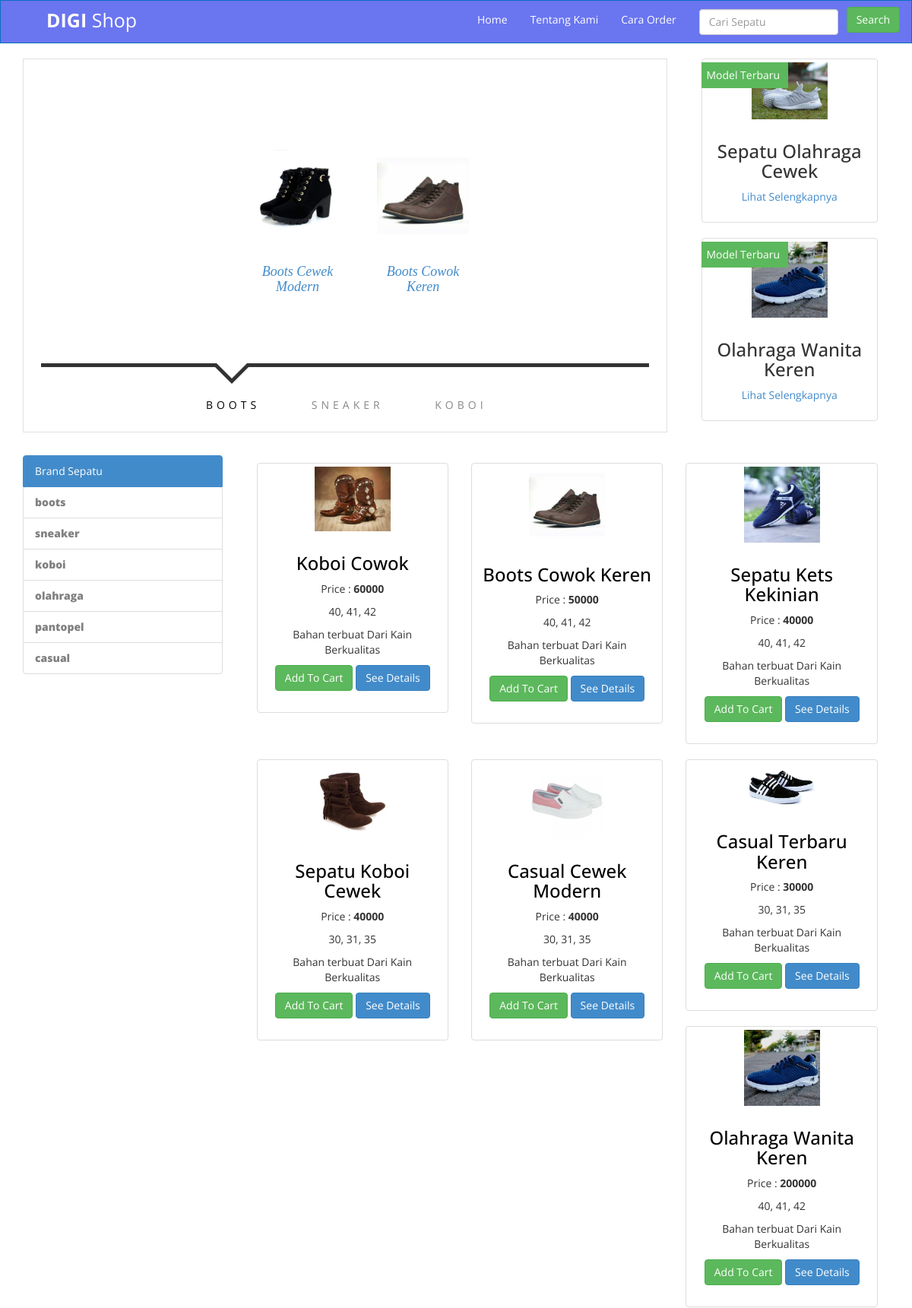
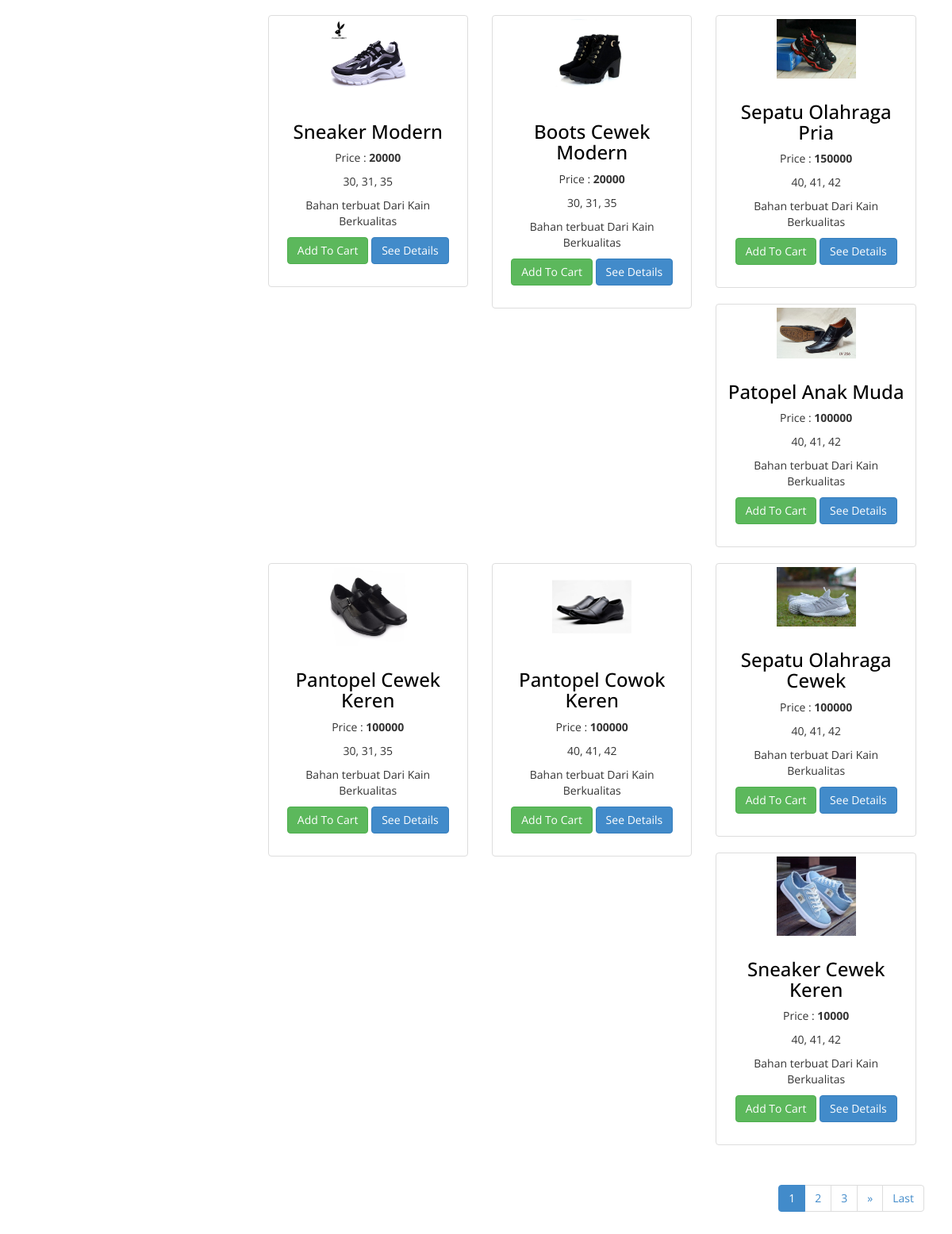
Screenshot of /index.php/welcome/gethargatinggi (upper part) with the database file from the repository (2 pictures, top to bottom).
### tables this page shows
CREATE TABLE `tbl_header` (
  `kd_menu` int(11) NOT NULL,
  `nm_menu` varchar(100) NOT NULL,
  `link` text NOT NULL
);

CREATE TABLE `tbl_brg` (
  `kd_brg` int(11) NOT NULL,
  `img_brg` varchar(50) NOT NULL,
  `nm_brg` varchar(100) NOT NULL,
  `hrg_brg` varchar(11) NOT NULL,
  `ukuran` varchar(50) NOT NULL,
  `deskripsi` text NOT NULL,
  `tgl_upload` date NOT NULL,
  `jb` int(11) NOT NULL
);

CREATE TABLE `tbl_jenisbrg` (
  `kd_jb` int(11) NOT NULL,
  `jenis_brg` varchar(100) NOT NULL
);

### application/controllers/Welcome.php (called while the page is built, shortened)
<?php
class Welcome extends CI_Controller {
	public function __construct()
	{
			$this->load->model('BarangModel');
			$this->load->model('JbModel');
			$this->load->model('UserModel');
			$this->load->model('TampilModel');
			$this->load->library('pagination');
	}
	private function temp()
	{
		if ($this->input->post('submit')) {
			$data['keyword'] = $this->input->post('keyword');
			$this->session->set_user('keyword', $data['keyword']);
		}else{
			$data['keyword'] = $this->session->userdata('keyword');
		}
		$config['per_page'] = 3;
		$data['header'] = $this->TampilModel->header();
		$data['jb'] = $this->TampilModel->jb();
		$data['marketplace'] = $this->TampilModel->marketplace();
		$data['kontak'] = $this->TampilModel->kontak();
		$data['footer'] = $this->TampilModel->footer();
		$data['sosmed'] = $this->TampilModel->sosmed();
		$data['slide_title'] = $this->TampilModel->slide_title();
		$data['slide1'] = $this->TampilModel->slide1();
		$data['slide2'] = $this->TampilModel->slide2();
		$data['slide3'] = $this->TampilModel->slide3();
		$data['produk_baru'] = $this->TampilModel->produk_baru();
		$data['countBrg'] = $this->TampilModel->countBrg();
		$data['hrg_rendah'] = $this->TampilModel->gethargarendah();
		$data['hrg_tinggi'] = $this->TampilModel->gethargatinggi();
		$data['start'] = $this->uri->segment(3);
		$data['brg'] = $this->TampilModel->getbrg($config['per_page'], $data['start'], $data['keyword']);
		return $data;
	}
	public function gethargatinggi()
	{
		$data = $this->temp();
		$this->load->view('/layout/templates/header',$data);
		$this->load->view('/layout/brg/harga_tinggi',$data);
		$this->load->view('/layout/templates/footer',$data);
	}
}

### index.php (called while the page is built, shortened)
<?php
require_once BASEPATH.'core/CodeIgniter.php';

### application/models/TampilModel.php (called while the page is built, shortened)
<?php
class TampilModel extends CI_Model
{
    public function header()
    {
        $query = $this->db->get('tbl_header')->result_array();
        return $query;
    }
    public function jb()
    {
        $query = $this->db->get('tbl_jenisbrg')->result_array();
        return $query;
    }
    public function slide_title()
    {
        $this->db->limit('3');
        $query = $this->db->get('tbl_jenisbrg')->result_array();
        return $query;
    }
    public function slide1()
    {
        $this->db->limit('4');
        $query = $this->db->get_where('tbl_brg',['jb'=>1])->result_array();
        return $query;
    }
    public function slide2()
    {
        $this->db->limit('4');
        $query = $this->db->get_where('tbl_brg',['jb'=>2])->result_array();
        return $query;
    }
    public function slide3()
    {
        $this->db->limit('4');
        $query = $this->db->get_where('tbl_brg',['jb'=>3])->result_array();
        return $query;
    }
    public function produk_baru()
    {
        $this->db->limit('2');
        $this->db->order_by('kd_brg','DESC');
        $query = $this->db->get('tbl_brg')->result_array();
        return $query;
    }
    public function gethargarendah()
    {
        $this->db->order_by('hrg_brg','ASC');
        $query = $this->db->get('tbl_brg')->result_array();
        return $query;
    }
    public function gethargatinggi()
    {
        $this->db->order_by('hrg_brg','DESC');
        $query = $this->db->get('tbl_brg')->result_array();
        return $query;
    }
}
?>

### application/views/layout/brg/harga_tinggi.php (the view)
<?php
                    foreach ($hrg_tinggi as $hrg_tinggi) :
                    ?>
                <div class="col-md-4 text-center col-sm-6 col-xs-6">
                        <div class="thumbnail product-box">
                            <img src="<?= base_url('uploads/img_brg/'.$hrg_tinggi['img_brg']); ?>" width="100px"alt="">
                            <div class="caption">
                                <h3><a href="#"><?= $hrg_tinggi['nm_brg'] ?></a></h3>
                                <p>Price : <strong><?= $hrg_tinggi['hrg_brg'] ?></strong>  </p>
                                <p><?= $hrg_tinggi['ukuran'] ?></p>
                                <p><?= $hrg_tinggi['deskripsi'] ?></p>
                                <p><a href="#" class="btn btn-success" role="button">Add To Cart</a> <a  href="<?= base_url() ?>welcome/detail/<?= $hrg_tinggi['kd_brg'] ?>" class="btn btn-primary" role="button">See Details</a></p>
                            </div>
                        </div>
                    </div>
                    <?php endforeach; ?>

### application/views/layout/templates/header.php (shortened to what this page needs)
<!DOCTYPE html>
<html lang="en">
<head>
    <link href="<?= base_url('assets/css/bootstrap.css') ?>" rel="stylesheet">
    <link href="<?= base_url('assets/css/font-awesome.min.css') ?>" rel="stylesheet" />
    <link href="<?= base_url('assets/ItemSlider/css/main-style.css') ?>" rel="stylesheet" />
    <link href="<?= base_url('assets/css/style.css') ?>" rel="stylesheet" />
</head>
<body>
    <nav class="navbar navbar-default" role="navigation">
        <div class="container-fluid">
            <div class="navbar-header">
                <a class="navbar-brand" href="<?= base_url() ?>"><strong>DIGI</strong> Shop</a>
            </div>
            <div class="collapse navbar-collapse" id="bs-example-navbar-collapse-1">
                <ul class="nav navbar-nav navbar-right">
                <?php
                    foreach ($header as $header) :
                ?>
                    <li><a href="<?= base_url($header['link']) ?>"><?= $header['nm_menu'] ?></a></li>
                <?php endforeach; ?>
                    <form class="navbar-form navbar-right" role="search" method="post" action="<?= base_url('welcome'); ?>">
                    <div class="form-group">
                        <input type="text" name="keyword" placeholder="Cari Sepatu" class="form-control" autocomplete="off">
                    </div>
                    <button type="submit" name="submit "class="btn btn-success">Search</button>
                </form>
                </ul>
            </div>
        </div>
    </nav>
    <div class="container">
        <div class="row">
            <div class="col-md-9">
                <div class="main box-border">
                    <div id="mi-slider" class="mi-slider">
                        <ul>
                        <?php
                            foreach ($slide1 as $slide1) :
                        ?>
                            <li><a href="<?= base_url('welcome/detail/'.$slide1['kd_brg']) ?>">
                                <img src="<?= base_url('uploads/img_brg/'.$slide1['img_brg']); ?>" alt="img01"><h4><?= $slide1['nm_brg'] ?></h4>
                            </a></li>
                            <?php endforeach; ?>
                        </ul>
                        <ul>
                        </ul>
                        <ul>
                        </ul>
                        <nav>
                        <?php
                            foreach ($slide_title as $slide_title) :
                        ?>
                            <a href="<?= base_url('Welcome/slide/'.$slide_title['kd_jb']) ?>"><?= $slide_title['jenis_brg'] ?></a>
                        <?php endforeach; ?>
                        </nav>
                    </div>
                </div>
                <br />
            </div>
            <div class="col-md-3 text-center">
                <?php
                   foreach ($produk_baru as $produk_baru) :
                ?>
                <div class=" col-md-12 col-sm-6 col-xs-6" >
                    <div class="offer-text">
                        Model Terbaru
                    </div>
                    <div class="thumbnail product-box">
                        <img src="<?= base_url('uploads/img_brg/'.$produk_baru['img_brg']); ?>" width="100px" alt="" />
                        <div class="caption">
                            <h3><?= $produk_baru['nm_brg'] ?></h3>
                            <p><a href="<?= base_url() ?>welcome/detail/<?= $produk_baru['kd_brg'] ?>">Lihat Selengkapnya</a></p>
                        </div>
                    </div>
                </div>
                <?php endforeach; ?>
            </div>
        </div>
        <div class="row">
            <div class="col-md-3">
            <div>
                    <a href="<?= base_url() ?>" class="list-group-item active">Brand Sepatu
                    </a>
                    <ul class="list-group">
                    <?php
                    foreach ($jb as $jb) {
                    ?>
                    <li class="list-group-item"><a href="<?=
                    base_url('welcome/jb/'.$jb['kd_jb']) ?>"><?= $jb['jenis_brg'] ?></a>
                    </li>
                    <?php } ?>
                    </ul>
                </div>
            </div>
            <div class="col-md-9">

### assets/ItemSlider/css/main-style.css (style rules this page uses)
.mi-slider { position: relative; margin-top: 30px; height: 490px; }
.mi-slider ul { list-style-type: none; position: absolute; width: 100%; left: 0; bottom: 140px; overflow: hidden; text-align: center; pointer-events: none; }
.mi-slider ul.mi-current { pointer-events: auto; }
.mi-slider ul li { display: inline-block; padding: 20px; width: 20%; max-width: 300px; -webkit-transform: translateX(600%); transform: translateX(600%); -webkit-transition: opacity 0.2s linear; transition: opacity 0.2s linear; }
.mi-slider ul li a, .mi-slider ul li img { display: block; margin: 0 auto; }
.mi-slider ul li a { outline: none; cursor: pointer; }
.mi-slider ul li img { max-width: 100%; border: none; }
.mi-slider ul li h4 { display: inline-block; font-family: Baskerville, "Baskerville Old Face", "Hoefler Text", Garamond, "Times New Roman", serif; font-style: italic; font-weight: 400; font-size: 18px; padding: 20px 10px 0; }
.mi-slider nav { position: relative; top: 400px; text-align: center; max-width: 800px; margin: 0 auto; border-top: 5px solid #333; }
.mi-slider nav a { display: inline-block; text-transform: uppercase; letter-spacing: 5px; padding: 40px 30px 30px 34px; position: relative; color: #888; outline: none; -webkit-transition: color 0.2s linear; transition: color 0.2s linear; }
.mi-slider nav a:hover, .mi-slider nav a.mi-selected { color: #000; }
.mi-slider nav a.mi-selected:after, .mi-slider nav a.mi-selected:before { content: ''; position: absolute; top: -5px; border: solid transparent; height: 0; width: 0; position: absolute; pointer-events: none; }
.mi-slider nav a.mi-selected:after { border-color: transparent; border-top-color: #fff; border-width: 20px; left: 50%; margin-left: -20px; }
.mi-slider nav a.mi-selected:before { border-color: transparent; border-top-color: #333; border-width: 27px; left: 50%; margin-left: -27px; }
.mi-slider ul:first-child li, .no-js .mi-slider ul li { -webkit-animation: scaleUp 350ms ease-in-out both; animation: scaleUp 350ms ease-in-out both; }
.mi-slider ul:first-child li:first-child { -webkit-animation-delay: 90ms; animation-delay: 90ms; }
.mi-slider ul:first-child li:nth-child(2) { -webkit-animation-delay: 180ms; animation-delay: 180ms; }
.mi-slider { -webkit-touch-callout: none; -webkit-user-select: none; -khtml-user-select: none; -moz-user-select: none; -ms-user-select: none; user-select: none; }

### assets/css/style.css (style rules this page uses)
.text-center { text-align:center; }
h1, h2, h3, h4, h5, h6 { font-family:'Open Sans', sans-serif; }
.navbar-brand { font-size: 25px; padding: 15px 80px 15px 60px; }
.navbar-default .navbar-brand { color: #000000; }
.navbar-default { background-color: #6A75F0; border-color: #096FC0; }
.navbar { border-radius: 0px; }
.navbar-default .navbar-nav > li > a { color: #FFF; }
.navbar-default .navbar-brand { color: #FFFFFF; }
.row { margin-bottom:10px; }
.btn { margin-bottom:5px; }
.box-border { border:1px solid #e1e1e1; }
.product-box h3>a,.product-box h3>a:hover,.product-box h3>a:focus { color:#000; text-decoration:none; }
.list-group a { font-size:14px; font-weight:900; color:#808080; }
.mi-slider { margin-top: 0px; }
.offer-text { position: absolute; color: #FFF; padding: 7px 11px 7px 7px; margin-top: 5px; background-color:#5cb85c; }

### rows the page displays
tbl_header: nm_menu "Home"
tbl_header: nm_menu "Tentang Kami"
tbl_header: nm_menu "Cara Order"
tbl_brg: img_brg (picture), nm_brg "Boots Cewek Modern", hrg_brg "20000", ukuran "30, 31, 35", deskripsi "Bahan terbuat Dari Kain Berkualitas"
tbl_brg: img_brg (picture), nm_brg "Boots Cowok Keren", hrg_brg "50000", ukuran "40, 41, 42", deskripsi "Bahan terbuat Dari Kain Berkualitas"
tbl_jenisbrg: jenis_brg "BOOTS", jenis_brg "boots"
tbl_jenisbrg: jenis_brg "SNEAKER", jenis_brg "sneaker"
tbl_jenisbrg: jenis_brg "KOBOI", jenis_brg "koboi"
tbl_brg: img_brg (picture), nm_brg "Sepatu Olahraga Cewek", hrg_brg "100000", ukuran "40, 41, 42", deskripsi "Bahan terbuat Dari Kain Berkualitas"
tbl_brg: img_brg (picture), nm_brg "Olahraga Wanita Keren", hrg_brg "200000", ukuran "40, 41, 42", deskripsi "Bahan terbuat Dari Kain Berkualitas"
tbl_jenisbrg: jenis_brg "olahraga"
tbl_jenisbrg: jenis_brg "pantopel"
tbl_jenisbrg: jenis_brg "casual"
tbl_brg: img_brg (picture), nm_brg "Koboi Cowok", hrg_brg "60000", ukuran "40, 41, 42", deskripsi "Bahan terbuat Dari Kain Berkualitas"
tbl_brg: img_brg (picture), nm_brg "Sepatu Kets Kekinian", hrg_brg "40000", ukuran "40, 41, 42", deskripsi "Bahan terbuat Dari Kain Berkualitas"
tbl_brg: img_brg (picture), nm_brg "Sepatu Koboi Cewek", hrg_brg "40000", ukuran "30, 31, 35", deskripsi "Bahan terbuat Dari Kain Berkualitas"
tbl_brg: img_brg (picture), nm_brg "Casual Cewek Modern", hrg_brg "40000", ukuran "30, 31, 35", deskripsi "Bahan terbuat Dari Kain Berkualitas"
tbl_brg: img_brg (picture), nm_brg "Casual Terbaru Keren", hrg_brg "30000", ukuran "30, 31, 35", deskripsi "Bahan terbuat Dari Kain Berkualitas"
tbl_brg: img_brg (picture), nm_brg "Sneaker Modern", hrg_brg "20000", ukuran "30, 31, 35", deskripsi "Bahan terbuat Dari Kain Berkualitas"
tbl_brg: img_brg (picture), nm_brg "Sepatu Olahraga Pria", hrg_brg "150000", ukuran "40, 41, 42", deskripsi "Bahan terbuat Dari Kain Berkualitas"
tbl_brg: img_brg (picture), nm_brg "Patopel Anak Muda", hrg_brg "100000", ukuran "40, 41, 42", deskripsi "Bahan terbuat Dari Kain Berkualitas"
tbl_brg: img_brg (picture), nm_brg "Pantopel Cewek Keren", hrg_brg "100000", ukuran "30, 31, 35", deskripsi "Bahan terbuat Dari Kain Berkualitas"
tbl_brg: img_brg (picture), nm_brg "Pantopel Cowok Keren", hrg_brg "100000", ukuran "40, 41, 42", deskripsi "Bahan terbuat Dari Kain Berkualitas"
tbl_brg: img_brg (picture), nm_brg "Sneaker Cewek Keren", hrg_brg "10000", ukuran "40, 41, 42", deskripsi "Bahan terbuat Dari Kain Berkualitas"

### other values shown
$this->pagination->create_links() "1 2 3 » Last"
